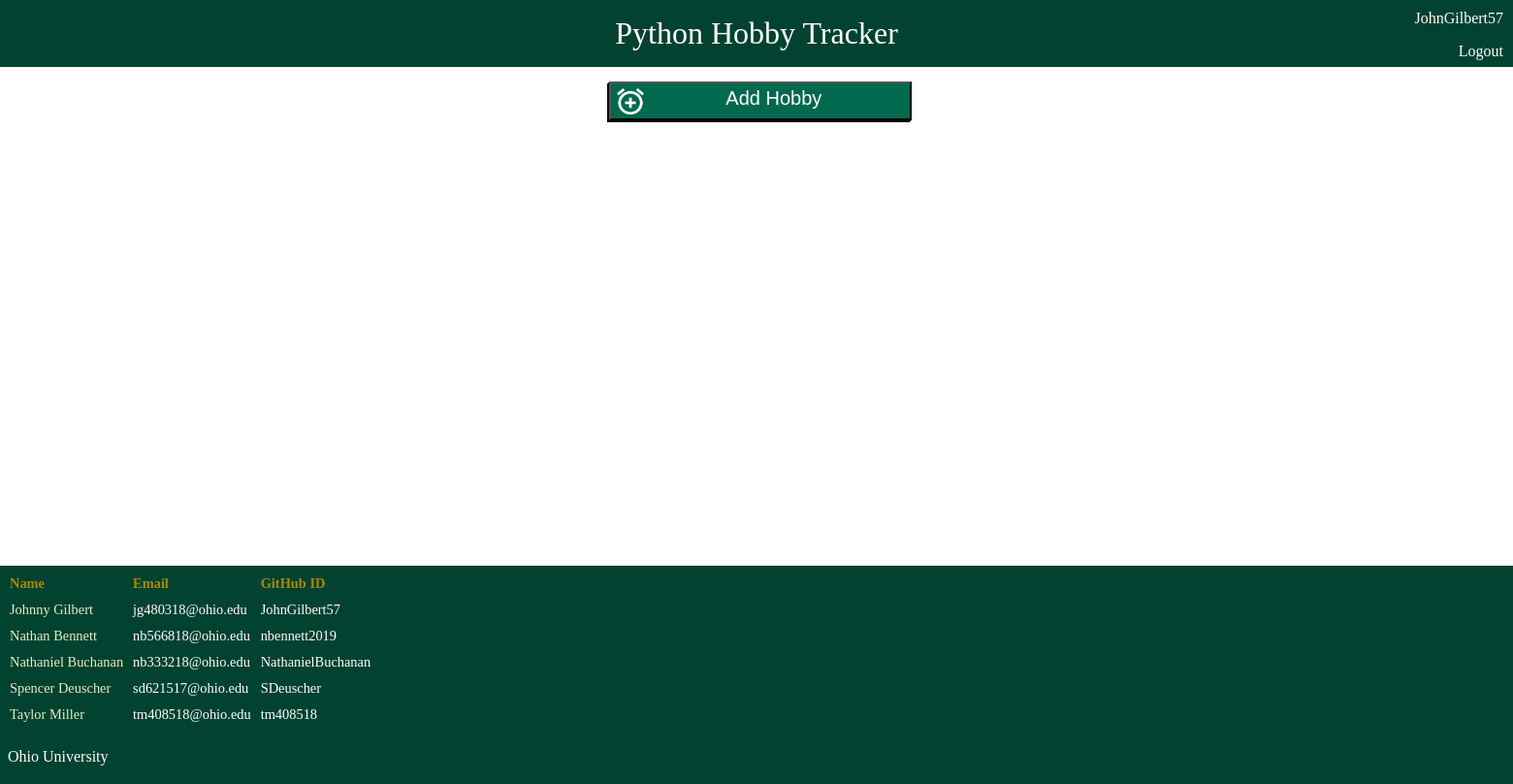
/userhobbies/ (signed in), run on an earlier commit of the app's database.
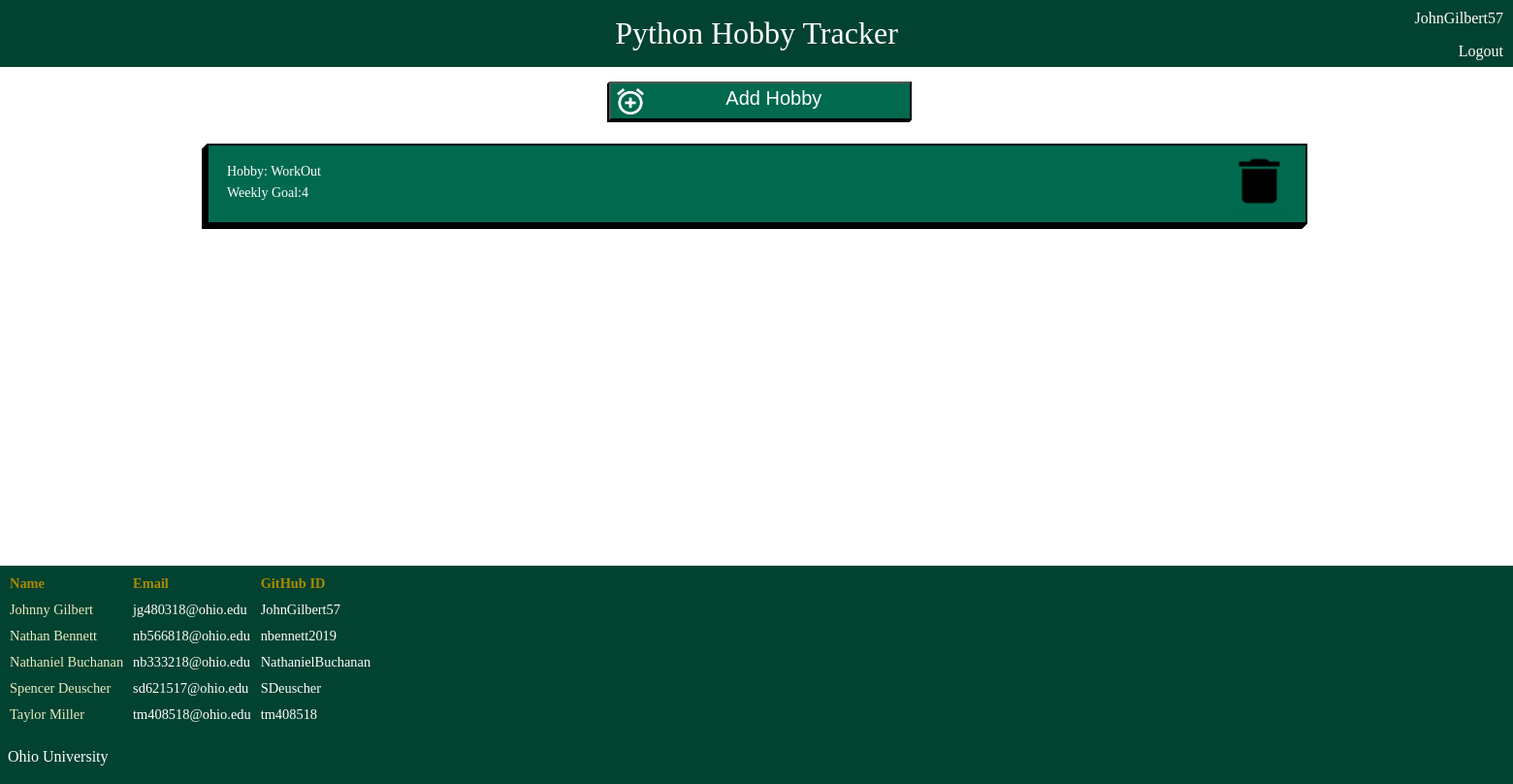
And on a later commit of the database.
### myapp/models.py (models this page shows, shortened)
class Hobby(models.Model):
    hobbyUser = models.ForeignKey(User, on_delete=models.CASCADE)
    spriteId = models.ForeignKey(Sprite, on_delete=models.CASCADE) #CHECK THIS
    name = models.CharField(max_length=300)
    timeLimit = models.IntegerField()

### myapp/views.py (the view)
# urls.py: path('userhobbies/', views.hobbiespage),
def hobbiespage(response):
    if response.method == "POST":
        form = NewHobbyForm(response.POST)
        if(form.is_valid()):
            obj = form.save(commit=False)
            obj.hobbyUser = User.objects.get(pk=response.user.id)
            obj.save()
            return redirect("/userhobbies")
    else:
        form = NewHobbyForm()
    if response.user.is_anonymous:
        return redirect('/login')
    if response.method == "POST" and 'delete' in response.POST:
        print(response.POST.get('delete'))
        delete_key = response.POST.get('delete')
        if Hobby.objects.filter(pk=delete_key).count() > 0:
            target = Hobby.objects.get(pk=delete_key)
            target.delete()
    userHobbies = Hobby.objects.filter(hobbyUser=response.user)
    context = {
        'userHobbies': list(userHobbies),
        'form': form
    }
    return render(response, './myhobby/userhobbies.html', context)

### myapp/models.py (called while the page is built)
    def __str__(self):
        return self.spriteName

### myapp/templates/myhobby/userhobbies.html (shortened to what this page needs)
{% load static %}
<!DOCTYPE >
<html>
    <head>
        <link rel = "stylesheet" type = "text/css" href="{% static 'myapp/css/userhobbies.css' %}">
    </head>
    <body>
        <div id = header>
            <p>Python Hobby Tracker</p>
        </div>
        <div id = credentials>
            <p>{{user.username}}</p>
            <a href = "{% url 'logout' %}">Logout</a>
        </div>
        <div id = container>
            <div id = addhobby>
                <button data-modal-target = "#modal" type = 'submit' id = "Create"><img src = "{% static 'myapp/img/add.png' %}"/><p>Add Hobby</p></button>
            </div>
            {% for hobby in userHobbies %}
            <div id = hobbyinfo>
                <a href="/test?hobbyid={{ hobby.id }}">
                    <p style = "padding-bottom: 0.5%;">Hobby: {{ hobby.name }}</p>
                    <p>Weekly Goal:{{ hobby.timeLimit}}</p>
                </a>
                <form method="POST">
                    <button type='submit' name="delete" value='{{hobby.id}}'><img src ="{% static 'myapp/img/Vector.png' %}" alt = "Trash Can"/></button>
                </form>
            </div>
        {% endfor %}
        </div>
        <div id = footer>
                <table>
                    <tr>
                        <th>Name</th>
                        <th>Email</th>
                        <th>GitHub ID</th>
                    </tr>
                    <tr>
                        <td>Johnny Gilbert</td>
                        <td><a href="mailto: jg480318@ohio.edu">jg480318@ohio.edu</a></td>
                        <td><a href=https://github.com/JohnGilbert57>JohnGilbert57</a></td>
                    </tr>
                    <tr>
                        <td>Nathan Bennett</td>
                        <td><a href="mailto: nb566818@ohio.edu">nb566818@ohio.edu</a></td>
                        <td><a href=https://github.com/nbennett2019>nbennett2019</a></td>
                    </tr>
                    <tr>
                        <td>Nathaniel Buchanan</td>
                        <td><a href="mailto: nb333218@ohio.edu">nb333218@ohio.edu</a></td>
                        <td><a href=https://github.com/NathanielBuchanan>NathanielBuchanan</a></td></td>
                    </tr>
                    <tr>
                        <td>Spencer Deuscher</td>
                        <td><a href="mailto: sd621517@ohio.edu">sd621517@ohio.edu</a></td>
                        <td><a href=https://github.com/SDeuscher>SDeuscher</a></td></td>
                    </tr>
                    <tr>
                        <td>Taylor Miller</td>
                        <td><a href="mailto: tm408518@ohio.edu">tm408518@ohio.edu</a></td>
                        <td><a href=https://github.com/tm408518>tm408518</a></td>
                    </tr>
                </table>
                <p><a href=https://www.ohio.edu>&nbsp&nbspOhio University<a></p>
            </div>
    </body>
</html>

What changed in the data, as far as the page shows it:
added Hobby: name "WorkOut", timeLimit "4", {{ hobby.id }} 10 (drawn)
